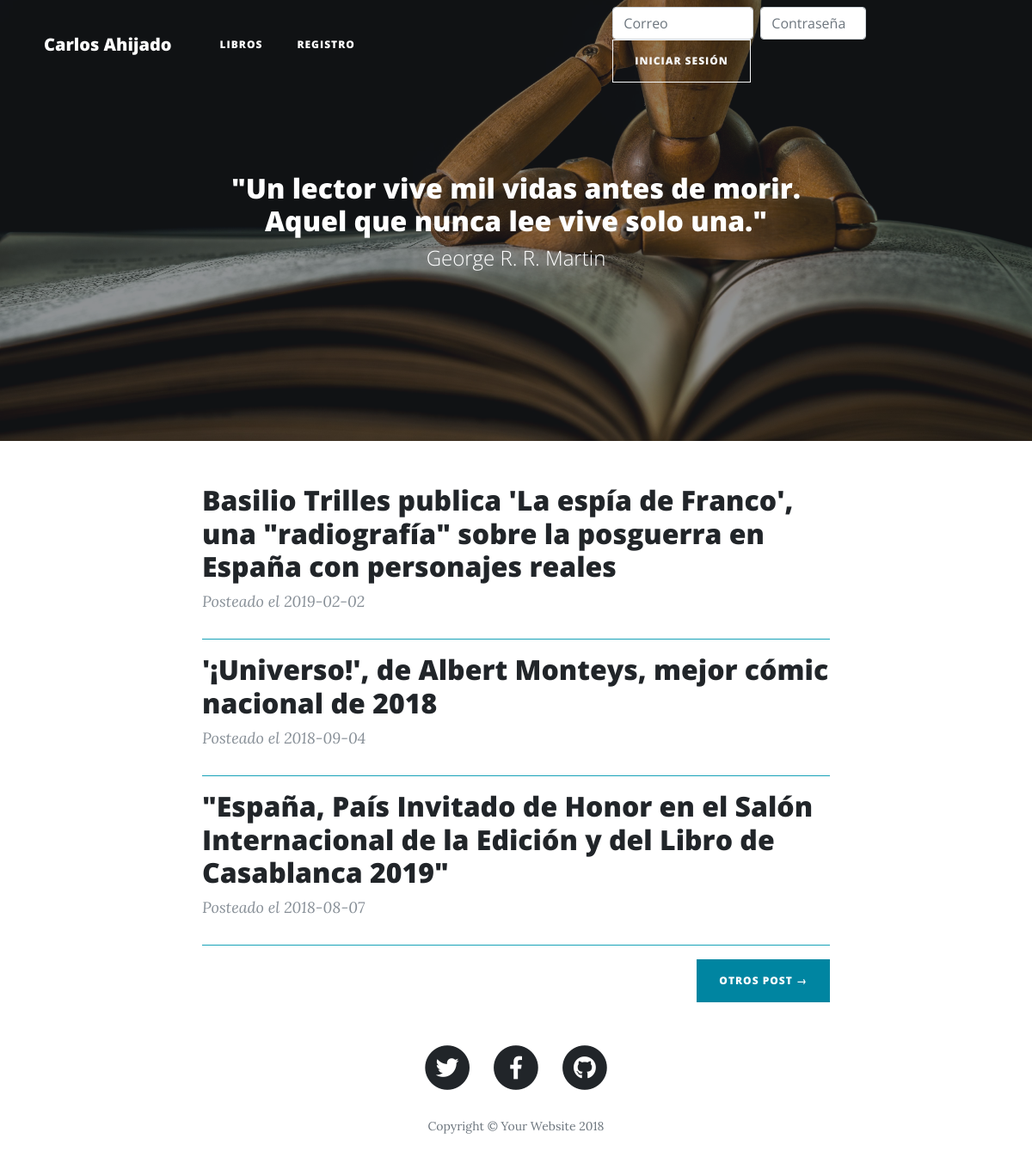
Before: / with the older database file.
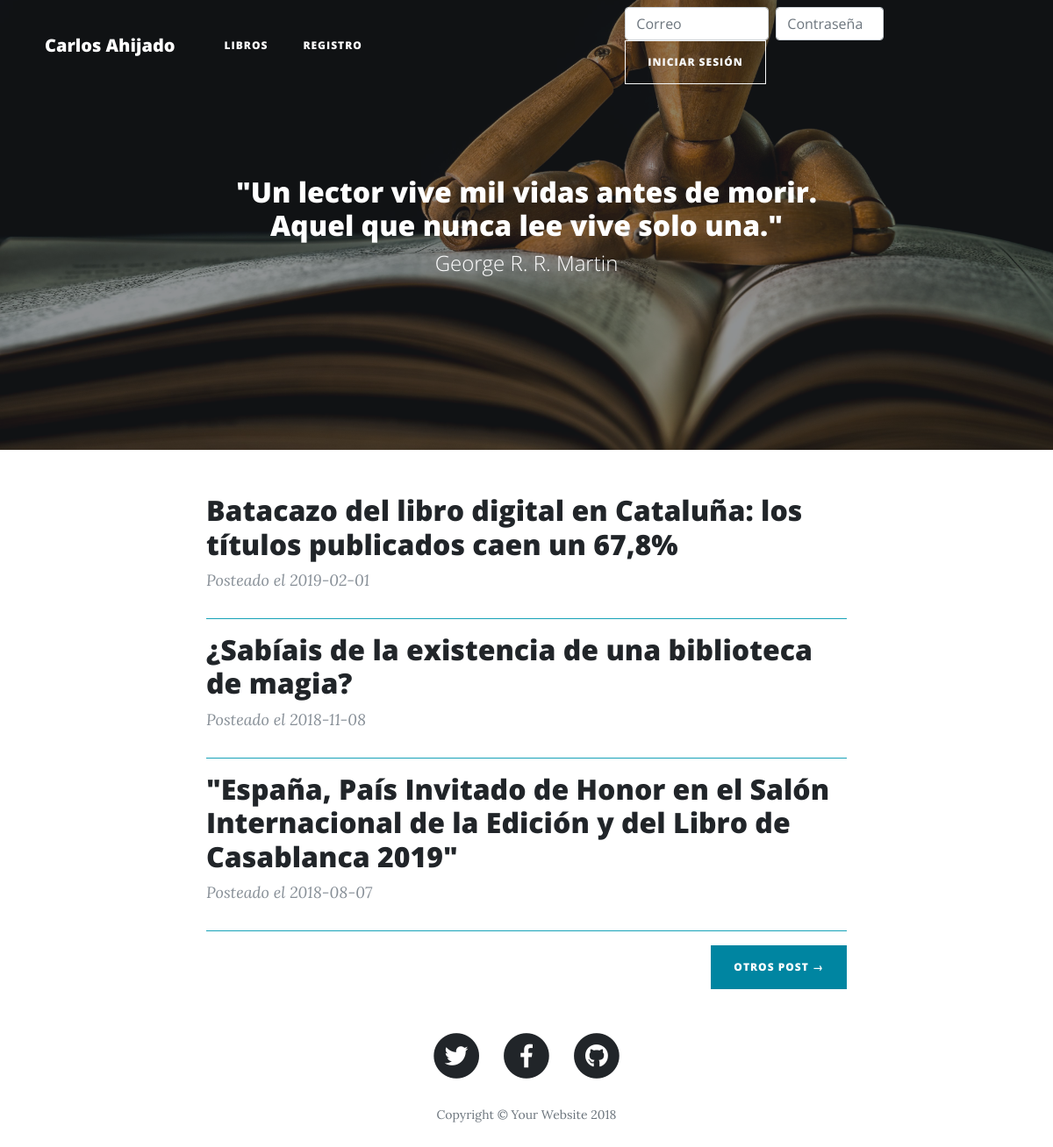
After: the same page with the newer database file.
### tables this page shows
CREATE TABLE `noticias` (
  `idnoticia` int(11) NOT NULL,
  `titulo` varchar(150) NOT NULL,
  `contenido` mediumtext NOT NULL,
  `fecha` date NOT NULL,
  `foto` mediumblob NOT NULL
);

### controllers/noticiaController.php (called while the page is built, shortened)
<?php
class noticiaController
{
    public function index()
    {
        $bm = new NoticiaModel();
        $noticias=$bm->conseguirNoticias("noticias",5);
        include "views/noticia/mostrar.php";
    }
}

### config/Database.php (called while the page is built, shortened)
<?php
class Database
{
    protected static  $dbhost = 'localhost';
    protected static  $dbuser = 'root';
    protected static $dbpassword = '';
    protected static $dbname = 'forolibros';
public static function conectar()
{
    $conexion = null;
    $dbhost = self::$dbhost;
    $dbname = self::$dbname;
    $dbuser = self::$dbuser;
    $dbpassword = self::$dbpassword;
    $datosPDOMYSQL= "mysql:host=$dbhost;dbname=$dbname;charset=utf8";
    try {
        $conexion = new PDO($datosPDOMYSQL, $dbuser, $dbpassword);
        $conexion->setAttribute(PDO::ATTR_ERRMODE, PDO::ERRMODE_EXCEPTION);
    }
    catch(PDOException $e)
    {
        echo "<br>Conexion falló<br>". $e->getMessage()."<br>";
    }
    return $conexion;
}
}

### models/BaseModel.php (called while the page is built, shortened)
<?php
class BaseModel
{
    public function __construct()
    {
        $this->conexion=Database::conectar();
    }
}

### models/NoticiaModel.php (called while the page is built, shortened)
<?php
class NoticiaModel extends BaseModel
{
    public function conseguirNoticias($tabla, $limite=50, $desplazamiento=0, $cerrarconexion=true)
    {
        $filas = array();
        try
        {
            $sql="select * from $tabla ORDER BY fecha desc LIMIT $limite OFFSET $desplazamiento";
            $resultado=$this->conexion->query($sql);
            while ($fila = $resultado->fetch(PDO::FETCH_ASSOC))
            {
                $noticia=new NoticiaEntity($fila["titulo"], $fila["contenido"], $fila["fecha"], $fila["foto"], $fila["idnoticia"]);
                $filas[]=$noticia;
            }
        }
        catch (PDOException $e)
        {
            echo "<br>Error al recuperar datos<br>". $e->getMessage()."<br>";
        }
        finally
        {
            if ($cerrarconexion)
            {
                $this->conexion=null;
            }
            return $filas;
        }
    }
}

### entities/NoticiaEntity.php (called while the page is built, shortened)
<?php
class NoticiaEntity
{
    private $idnoticia;
    private $titulo;
    private $fecha;
    public function __construct($titulo, $contenido, $fecha, $foto, $idnoticia=0)
    {
        $this->idnoticia=$idnoticia;
        $this->titulo=$titulo;
        $this->fecha=$fecha;
    }
    public function getIdnoticia()
    {
        return $this->idnoticia;
    }
    public function getTitulo()
    {
        return $this->titulo;
    }
    public function getFecha()
    {
        return $this->fecha;
    }
}

### views/noticia/mostrar.php (the view, shortened to what this page needs)
<section class="container">
      <div class="row">
        <div class="col-lg-8 col-md-10 mx-auto">
                <?php
                foreach ($noticias as $noticia):
                ?>
                    <div class="post-preview border-bottom border-info mb-3">
                        <a href="<?php echo URL_BASE?>/noticia/ver/<?php echo $noticia->getIdnoticia()?>">
                          <h2 class="post-title">
                          	<?php echo $noticia->getTitulo();?></a>
                        <p class="post-meta">Posteado el <?php echo $noticia->getFecha()?></p>
                      </div>
                <?php endforeach?>
          <div class="clearfix">
            <a class="btn btn-primary float-right" href="#">Otros post &rarr;</a>
          </div>
        </div>
      </div>
    </section>

### views/layout/header.php
<header class="masthead"
	style="background-image: url('<?php echo URL_BASE?>/assets/img/cabecera2.jpg')">
	<div class="overlay"></div>
	<div class="container">
		<div class="row">
			<div class="col-lg-8 col-md-10 mx-auto">
				<div class="site-heading">
					<h2>"Un lector vive mil vidas antes de morir. Aquel que nunca lee
						vive solo una."</h2>
					<span class="subheading">George R. R. Martin</span>
				</div>
			</div>
		</div>
	</div>
</header>

### views/layout/nav.php (shortened to what this page needs)
<!DOCTYPE html>
<html>
<head>
<link href="<?php echo URL_BASE?>/assets/css/bootstrap.min.css" rel="stylesheet">
<link href="<?php echo URL_BASE?>/assets/css/all.min.css" rel="stylesheet" type="text/css">
<link href="<?php echo URL_BASE?>/assets/css/clean-blog.css" rel="stylesheet">
<link href="<?php echo URL_BASE?>/assets/css/estilos.css" rel="stylesheet">
</head>
<body>
	<nav class="navbar navbar-expand-lg navbar-light fixed-top"
		id="mainNav">
		<div class="container">
			<a class="navbar-brand" href="<?php echo URL_BASE?>">Carlos Ahijado</a>
			<div class="collapse navbar-collapse" id="navbarResponsive">
				<ul class="navbar-nav">
					<li class="nav-item"><a class="nav-link" href="<?php echo URL_BASE?>/libro/mostrar">Libros</a>
					</li>
					<li class="nav-item"><a class="nav-link" href="<?php echo URL_BASE?>/user/registro">Registro</a></li>
				</ul>
			</div>
		</div>
		<?php
		if(isset($_SESSION["usuario"])):?>
		<form class="form-inline my-2 my-lg-0 col-md-5 offset-md-3" action="<?php echo URL_BASE;?>/user/cerrarSesion" method="post">
			<h5 class="text-light"> <?php echo $_SESSION["usuario"]->getEmail()?></h5>
			<button class="btn btn-outline-light my-2 my-sm-0" name="btncerrar" type="submit">Cerrar
				Sesión</button>
		</form>
		<?php else:?>
		<form class="form-inline my-2 my-lg-0 col-md-5" action="<?php echo URL_BASE;?>/user/login" method="post">
			<input class="form-control mr-sm-2" name="email" type="email" placeholder="Correo"
				size="15" aria-label="Search"> <input class="form-control mr-sm-2"
				size="10" type="password" name="clave" placeholder="Contraseña"
				aria-label="Search">
			<button class="btn btn-outline-light my-2 my-sm-0" name="btnlogin" type="submit">Iniciar
				Sesión</button>
		</form>
		<?php endif?>
	</nav>

### index.php (shortened to what this page needs)
<?php
require_once 'views/layout/header.php';
require_once 'views/layout/nav.php';
if(!isset($_GET['controlador'])&&!isset($_GET['accion']))
{
    $accion = ACCION_DEFECTO;
    $controlador = new $nombreControlador;
    $controlador->$accion();
}
else
{
    $controladorvalido = false;
}
require_once 'views/layout/footer.php';

### views/layout/footer.php (shortened to what this page needs)
<footer>
      <div class="container">
        <div class="row">
          <div class="col-lg-8 col-md-10 mx-auto">
            <ul class="list-inline text-center">
              <li class="list-inline-item">
                <a href="#">
                  <span class="fa-stack fa-lg">
                    <i class="fas fa-circle fa-stack-2x"></i>
                    <i class="fab fa-twitter fa-stack-1x fa-inverse"></i>
                  </span>
                </a>
              </li>
              <li class="list-inline-item">
                <a href="#">
                  <span class="fa-stack fa-lg">
                    <i class="fas fa-circle fa-stack-2x"></i>
                    <i class="fab fa-facebook-f fa-stack-1x fa-inverse"></i>
                  </span>
                </a>
              </li>
              <li class="list-inline-item">
                <a href="#">
                  <span class="fa-stack fa-lg">
                    <i class="fas fa-circle fa-stack-2x"></i>
                    <i class="fab fa-github fa-stack-1x fa-inverse"></i>
                  </span>
                </a>
              </li>
            </ul>
            <p class="copyright text-muted">Copyright &copy; Your Website 2018</p>
          </div>
        </div>
      </div>
    </footer>
  </body>
</html>

### assets/css/clean-blog.css (style rules this page uses)
body { font-size: 20px; color: #212529; font-family: 'Lora', 'Times New Roman', serif; }
p { line-height: 1.5; margin: 30px 0; }
h1, h2, h3, h4, h5, h6 { font-weight: 800; font-family: 'Open Sans', 'Helvetica Neue', Helvetica, Arial, sans-serif; }
a { color: #212529; -webkit-transition: all 0.2s; transition: all 0.2s; }
#mainNav { position: absolute; border-bottom: 1px solid #e9ecef; background-color: white; font-family: 'Open Sans', 'Helvetica Neue', Helvetica, Arial, sans-serif; }
#mainNav .navbar-brand { font-weight: 800; color: #343a40; }
#mainNav .navbar-nav > li.nav-item > a { font-size: 12px; font-weight: 800; letter-spacing: 1px; text-transform: uppercase; }
@media only screen and (min-width: 992px) { #mainNav { border-bottom: 1px solid transparent; background: transparent; } }
@media only screen and (min-width: 992px) { #mainNav .navbar-brand { padding: 10px 20px; color: #fff; } }
@media only screen and (min-width: 992px) { #mainNav .navbar-nav > li.nav-item > a { padding: 10px 20px; color: #fff; } }
@media only screen and (min-width: 992px) { #mainNav { -webkit-transition: background-color 0.2s; transition: background-color 0.2s; -webkit-transform: translate3d(0, 0, 0); transform: translate3d(0, 0, 0); -webkit-backface-visibility: hidden; } }
header.masthead { margin-bottom: 50px; background: no-repeat center center; background-color: #868e96; background-attachment: scroll; position: relative; background-size: cover; }
header.masthead .overlay { position: absolute; top: 0; left: 0; height: 100%; width: 100%; background-color: #212529; opacity: 0.5; }
header.masthead .page-heading, header.masthead .post-heading, header.masthead .site-heading { padding: 200px 0 150px; color: white; }
@media only screen and (min-width: 768px) { header.masthead .page-heading, header.masthead .post-heading, header.masthead .site-heading { padding: 200px 0; } }
header.masthead .page-heading, header.masthead .site-heading { text-align: center; }
header.masthead .page-heading .subheading, header.masthead .site-heading .subheading { font-size: 24px; font-weight: 300; line-height: 1.1; display: block; margin: 10px 0 0; font-family: 'Open Sans', 'Helvetica Neue', Helvetica, Arial, sans-serif; }
.post-preview > a { color: #212529; }
.post-preview > .post-meta { font-size: 18px; font-style: italic; margin-top: 0; color: #868e96; }
footer { padding: 50px 0 65px; }
footer .list-inline { margin: 0; padding: 0; }
footer .copyright { font-size: 14px; margin-bottom: 0; text-align: center; }
.btn { font-size: 12px; font-weight: 800; padding: 15px 25px; letter-spacing: 1px; text-transform: uppercase; border-radius: 0; font-family: 'Open Sans', 'Helvetica Neue', Helvetica, Arial, sans-serif; }
.btn-primary { background-color: #0085A1; border-color: #0085A1; }

### assets/css/estilos.css (style rules this page uses)
p { text-align:justify; }

Changed rows visible on the page:
removed noticias: titulo "Basilio Trilles publica 'La espía de Franco', una \"radiografía\" sobre la posguerra en España con personajes reales", fecha "2019-02-02"
removed noticias: titulo "'¡Universo!', de Albert Monteys, mejor cómic nacional de 2018", fecha "2018-09-04"
added noticias: titulo "Batacazo del libro digital en Cataluña: los títulos publicados caen un 67,8%", fecha "2019-02-01"
added noticias: titulo "¿Sabíais de la existencia de una biblioteca de magia?", fecha "2018-11-08"
